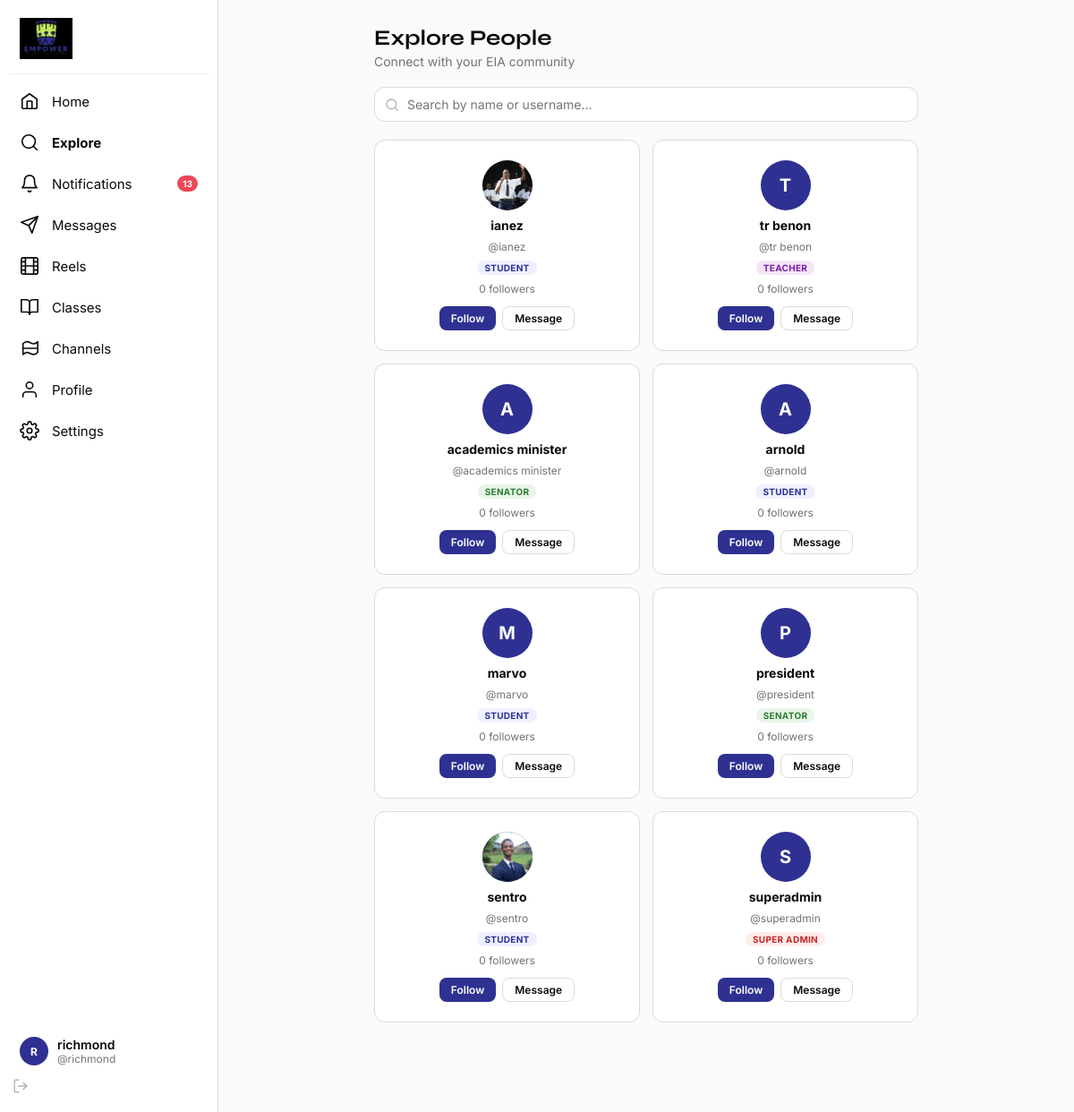
The page /people (signed in) on the database its author committed.
### tables this page shows
CREATE TABLE users (
        id          INTEGER PRIMARY KEY AUTOINCREMENT,
        username    TEXT    UNIQUE NOT NULL COLLATE NOCASE,
        password    TEXT    NOT NULL,
        name        TEXT    NOT NULL,
        role        TEXT    NOT NULL DEFAULT 'student',
        bio         TEXT    DEFAULT '',
        avatar      TEXT    DEFAULT '',
        anon_name   TEXT,
        created_at  TEXT    NOT NULL
    , year_group TEXT DEFAULT '');

### app.py (the view)
@app.route("/people")
@login_required
def people():
    viewer = current_user()
    search = request.args.get("q","").strip()
    if search:
        users = query(
            """SELECT u.*,
               (SELECT COUNT(*) FROM follows WHERE followee_id=u.id) as followers,
               (SELECT COUNT(*) FROM follows WHERE follower_id=u.id) as following_ct,
               (SELECT 1     FROM follows WHERE follower_id=? AND followee_id=u.id) as i_follow
               FROM users u WHERE u.id!=? AND (LOWER(u.name) LIKE ? OR LOWER(u.username) LIKE ?)
               ORDER BY u.name""",
            (viewer["id"], viewer["id"], f"%{search.lower()}%", f"%{search.lower()}%")
        )
    else:
        users = query(
            """SELECT u.*,
               (SELECT COUNT(*) FROM follows WHERE followee_id=u.id) as followers,
               (SELECT COUNT(*) FROM follows WHERE follower_id=u.id) as following_ct,
               (SELECT 1     FROM follows WHERE follower_id=? AND followee_id=u.id) as i_follow
               FROM users u WHERE u.id!=? ORDER BY u.name""",
            (viewer["id"], viewer["id"])
        )
    return render_template("people.html", users=users, search=search)

### app.py (called while the page is built)
def get_db():
    if "db" not in g:
        g.db = sqlite3.connect(str(DB_PATH), detect_types=sqlite3.PARSE_DECLTYPES)
        g.db.row_factory = sqlite3.Row
        g.db.execute("PRAGMA journal_mode=WAL")
        g.db.execute("PRAGMA foreign_keys=ON")
    return g.db

def query(sql, args=(), one=False):
    db  = get_db()
    cur = db.execute(sql, args)
    rv  = cur.fetchall()
    return (rv[0] if rv else None) if one else rv

def login_required(f):
    @wraps(f)
    def wrapped(*args, **kwargs):
        if "user_id" not in session:
            return redirect(url_for("login", next=request.path))
        return f(*args, **kwargs)
    return wrapped

def current_user():
    uid = session.get("user_id")
    if not uid:
        return None
    return query("SELECT * FROM users WHERE id=?", (uid,), one=True)

def unread_notif_count(user_id: int) -> int:
    r = query("SELECT COUNT(*) as c FROM notifications WHERE user_id=? AND is_read=0", (user_id,), one=True)
    return r["c"] if r else 0

def unread_msg_count(user_id: int) -> int:
    r = query(
        """SELECT COUNT(*) as c FROM messages m
           JOIN conversations c ON m.conversation_id=c.id
           WHERE (c.user_a=? OR c.user_b=?) AND m.sender_id!=? AND m.is_read=0""",
        (user_id, user_id, user_id), one=True
    )
    return r["c"] if r else 0

@app.context_processor
def inject_globals():
    user = current_user()
    nc   = unread_notif_count(user["id"]) if user else 0
    mc   = unread_msg_count(user["id"])   if user else 0
    return dict(
        cu=user, notif_count=nc, msg_count=mc,
        _fmt=_fmt_time, _rel=_relative_time,
        ROLE_LABELS={"student":"Student","teacher":"Teacher","senator":"Senator",
                     "admin":"Admin","super_admin":"Super Admin"},
        RECIPIENT_LABELS=RECIPIENT_LABELS,
    )

### templates/people.html (shortened to what this page needs)
{% extends "base.html" %}
{% block content %}
<div class="page-hd"><h1>Explore People</h1><p>Connect with your EIA community</p></div>
<form method="GET" style="margin-bottom:20px;display:flex;gap:9px">
  <div style="flex:1;position:relative;display:flex;align-items:center">
    <svg style="position:absolute;left:12px;color:var(--ink3)" width="16" height="16" viewBox="0 0 24 24" fill="none" stroke="currentColor" stroke-width="2" stroke-linecap="round" stroke-linejoin="round"><circle cx="11" cy="11" r="8"/><path d="M21 21l-4.35-4.35"/></svg>
    <input type="text" name="q" value="{{ search }}" placeholder="Search by name or username…"
           style="width:100%;padding:10px 14px 10px 36px;border:1.5px solid var(--border);border-radius:var(--r);font-size:14px;outline:none;transition:border .15s;background:var(--white);color:var(--ink)"
           onfocus="this.style.borderColor='var(--navy)'" onblur="this.style.borderColor='var(--border)'">
  </div>
</form>
{% if users %}
<div class="people-grid">
  {% for u in users %}
  <div class="person-card">
    <div class="av av-lg">
      {% if u.avatar %}<img src="{{ url_for('serve_media', filename=u.avatar) }}" alt="">
      {% else %}{{ u.username[0].upper() }}{% endif %}
    </div>
    <div class="person-name">
      <a href="{{ url_for('profile', username=u.username) }}" style="color:inherit">{{ u.username }}</a>
    </div>
    <div class="person-handle">@{{ u.username }}</div>
    <span class="role-tag rt-{{ u.role }}">{{ ROLE_LABELS.get(u.role, u.role) }}</span>
    <div style="font-size:12px;color:var(--ink2)"><span id="fc-{{ u.id }}">{{ u.followers }}</span> followers</div>
    <div style="display:flex;gap:7px;margin-top:4px">
      <button class="btn-follow btn-sm {% if u.i_follow %}following{% endif %}"
              data-follow-uid="{{ u.id }}">{{ 'Following' if u.i_follow else 'Follow' }}</button>
      <form method="POST" action="{{ url_for('start_conversation', uid=u.id) }}" style="display:inline">
        <button type="submit" class="btn btn-outline btn-sm">Message</button>
      </form>
    </div>
  </div>
  {% endfor %}
</div>
{% endif %}
{% endblock %}

### templates/base.html (shortened to what this page needs)
<!DOCTYPE html>
<html lang="en">
<head>
</head>
<body>
{% if cu %}
<nav class="sidebar">
  <div class="sidebar-brand">
    <img src="{{ url_for('static', filename='img/eia-logo.png') }}" alt="Empower International Academy">
  </div>
  <a href="{{ url_for('feed') }}" class="nav-link {% if request.endpoint=='feed' %}active{% endif %}">
    <svg class="ic" width="22" height="22"><use href="#ic-home"/></svg> Home
  </a>
  <a href="{{ url_for('people') }}" class="nav-link {% if request.endpoint=='people' %}active{% endif %}">
    <svg class="ic" width="22" height="22"><use href="#ic-search"/></svg> Explore
  </a>
  <a href="{{ url_for('notifications') }}" class="nav-link {% if request.endpoint=='notifications' %}active{% endif %}">
    <svg class="ic" width="22" height="22"><use href="#ic-bell"/></svg> Notifications
    {% if notif_count %}<span class="nav-badge">{{ notif_count }}</span>{% endif %}
  </a>
  <a href="{{ url_for('messages') }}" class="nav-link {% if request.endpoint in ('messages','conversation') %}active{% endif %}">
    <svg class="ic" width="22" height="22"><use href="#ic-send"/></svg> Messages
  </a>
  <a href="{{ url_for('reels') }}" class="nav-link {% if request.endpoint=='reels' %}active{% endif %}">
    <svg class="ic" width="22" height="22"><use href="#ic-reel"/></svg> Reels
  </a>
  <a href="{{ url_for('classes') }}" class="nav-link {% if request.endpoint in ('classes','class_detail') %}active{% endif %}">
    <svg class="ic" width="22" height="22"><use href="#ic-class"/></svg> Classes
  </a>
  <a href="{{ url_for('channels') }}" class="nav-link {% if request.endpoint in ('channels','channel_detail') %}active{% endif %}">
    <svg class="ic" width="22" height="22"><use href="#ic-channel"/></svg> Channels
  </a>
  <a href="{{ url_for('profile', username=cu.username) }}" class="nav-link {% if request.endpoint=='profile' %}active{% endif %}">
    <svg class="ic" width="22" height="22"><use href="#ic-user"/></svg> Profile
  </a>
  <a href="{{ url_for('settings') }}" class="nav-link {% if request.endpoint=='settings' %}active{% endif %}">
    <svg class="ic" width="22" height="22"><use href="#ic-settings"/></svg> Settings
  </a>
  <div class="nav-spacer"></div>
  <a href="{{ url_for('profile', username=cu.username) }}" class="user-pill" style="text-decoration:none">
    <div class="av av-sm">
      {% if cu.avatar %}<img src="{{ url_for('serve_media', filename=cu.avatar) }}" alt="">
      {% else %}{{ cu.username[0].upper() }}{% endif %}
    </div>
    <div style="flex:1;min-width:0">
      <div class="user-pill-name">{{ cu.username }}</div>
      <div class="user-pill-handle">@{{ cu.username }}</div>
    </div>
    <a href="{{ url_for('logout') }}" onclick="event.stopPropagation()"
       style="color:var(--ink3);display:flex;align-items:center;padding:4px;border-radius:6px;transition:color .12s"
       title="Log out">
      <svg class="ic" width="18" height="18"><use href="#ic-logout"/></svg>
    </a>
  </a>
</nav>
{% endif %}
<div class="main-wrap">
  <div class="page-center {% block page_class %}{% endblock %}">
    {% block content %}{% endblock %}
  </div>
</div>
</body>
</html>

### templates/base.html (style rules this page uses)
:root { --navy: #2e3192; --navy-d: #1e2070; --navy-l: #3d42b8; --lime: #b8d432; --lime-d: #96b020; --lime-l: #d4eb5a; --bg: #fafafa; --white: #ffffff; --border: #dbdbdb; --border-l:#efefef; --ink: #0a0a0a; --ink2: #737373; --ink3: #b0b0b0; --red: #ed4956; --blue-l: #eef0ff; --nav-w: 244px; --r: 12px; --r-sm: 8px; --shadow: 0 4px 20px rgba(0,0,0,.1); --font: 'Inter',sans-serif; --font-h: 'Syne',sans-serif; }
*,*::before,*::after { box-sizing:border-box;margin:0;padding:0 }
html { scroll-behavior:smooth }
body { font-family:var(--font);background:var(--bg);color:var(--ink);min-height:100vh;display:flex;-webkit-font-smoothing:antialiased;font-size:14px }
a { color:inherit;text-decoration:none }
input,textarea,select,button { font-family:inherit }
svg.ic { display:inline-block;vertical-align:middle;flex-shrink:0 }
.sidebar { width:var(--nav-w);flex-shrink:0;position:fixed;top:0;left:0;bottom:0;background:var(--white);border-right:1px solid var(--border);display:flex;flex-direction:column;padding:0 10px 16px;z-index:100;overflow-y:auto }
.sidebar-brand { padding:20px 12px 16px;border-bottom:1px solid var(--border-l);margin-bottom:8px }
.sidebar-brand img { height:46px;width:auto;display:block }
.nav-link { display:flex;align-items:center;gap:14px;padding:11px 12px;border-radius:var(--r-sm);font-size:15px;font-weight:400;color:var(--ink);transition:background .12s;margin-bottom:2px;cursor:pointer }
.nav-link.active { font-weight:700 }
.nav-badge { margin-left:auto;background:var(--red);color:#fff;font-size:10px;font-weight:700;padding:1px 6px;border-radius:20px;min-width:18px;text-align:center;line-height:16px }
.nav-spacer { flex:1 }
.user-pill { display:flex;align-items:center;gap:10px;padding:10px 12px;border-radius:var(--r-sm);cursor:pointer;transition:background .12s }
.user-pill-name { font-size:14px;font-weight:600;overflow:hidden;text-overflow:ellipsis;white-space:nowrap }
.user-pill-handle { font-size:12px;color:var(--ink2) }
.av { border-radius:50%;overflow:hidden;display:flex;align-items:center;justify-content:center;font-weight:700;flex-shrink:0;background:var(--navy);color:#fff;user-select:none }
.av img { width:100%;height:100%;object-fit:cover;display:block }
.av-sm { width:32px;height:32px;font-size:12px }
.av-lg { width:56px;height:56px;font-size:20px }
.main-wrap { margin-left:var(--nav-w);flex:1;min-width:0 }
.page-center { max-width:640px;margin:0 auto;padding:28px 16px 100px }
.btn { display:inline-flex;align-items:center;justify-content:center;gap:6px;padding:8px 18px;border-radius:var(--r-sm);border:none;font-size:13px;font-weight:600;cursor:pointer;transition:all .14s;white-space:nowrap;text-decoration:none }
.btn-outline { background:transparent;color:var(--ink);border:1.5px solid var(--border) }
.btn-follow { background:var(--navy);color:#fff;font-size:13px;padding:6px 16px;border-radius:8px;border:none;cursor:pointer;font-weight:600;transition:background .14s }
.btn-sm { padding:5px 13px;font-size:12px }
.role-tag { font-size:10px;font-weight:700;padding:2px 8px;border-radius:20px;letter-spacing:.03em;text-transform:uppercase }
.rt-student { background:var(--blue-l);color:var(--navy) }
.rt-teacher { background:#f3e5f5;color:#7b1fa2 }
.rt-senator { background:#e8f5e9;color:#2e7d32 }
.rt-super_admin { background:#fdecea;color:#c62828 }
.people-grid { display:grid;grid-template-columns:repeat(auto-fill,minmax(200px,1fr));gap:14px }
.person-card { background:var(--white);border:1px solid var(--border);border-radius:var(--r);padding:22px 16px;text-align:center;transition:box-shadow .15s;display:flex;flex-direction:column;align-items:center;gap:8px }
.person-name { font-size:14px;font-weight:700 }
.person-handle { font-size:12px;color:var(--ink2) }
.page-hd { margin-bottom:20px }
.page-hd h1 { font-family:var(--font-h);font-size:24px;font-weight:700;color:var(--ink) }
.page-hd p { color:var(--ink2);font-size:14px;margin-top:3px }

### rows shown on the page
users: username "R", username "richmond"
users: avatar (picture), username "ianez", get "STUDENT", followers "0", i_follow "Follow"
users: username "T", username "tr benon", get "TEACHER", followers "0", i_follow "Follow"
users: username "A", username "academics minister", get "SENATOR", followers "0", i_follow "Follow"
users: username "A", username "arnold", get "STUDENT", followers "0", i_follow "Follow"
users: username "M", username "marvo", get "STUDENT", followers "0", i_follow "Follow"
users: username "P", username "president", get "SENATOR", followers "0", i_follow "Follow"
users: avatar (picture), username "sentro", get "STUDENT", followers "0", i_follow "Follow"
users: username "S", username "superadmin", get "SUPER ADMIN", followers "0", i_follow "Follow"

### other values the page prints
{{ notif_count }} "13"
